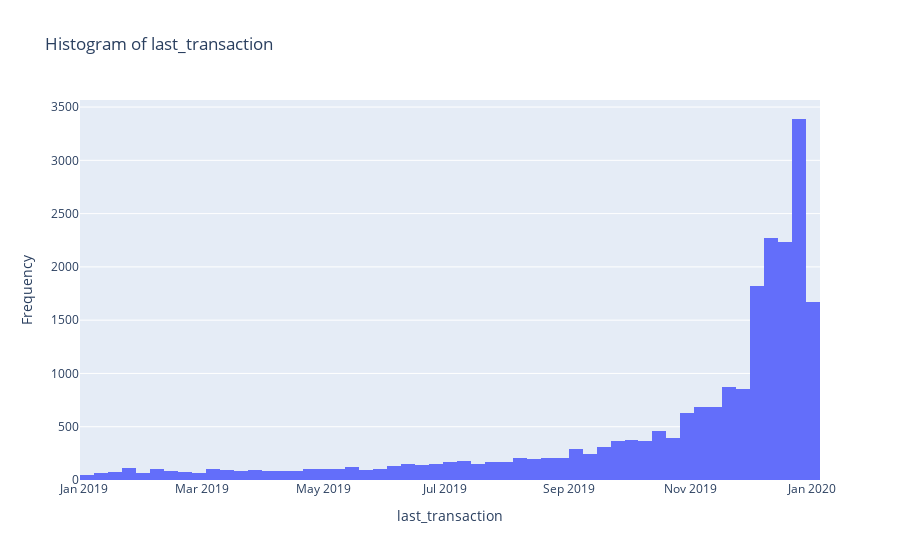

The cell this chart's notebook holds for it:
### Markdown cell above
### Categorical

### Code cell
import plotly.express as px

path = "/Users/irene/CloudStation/Portfolio/Bank Customer Churn Data Analysis/cleaned_data.csv"
df1 = pd.read_csv(path)
column='last_transaction'
fig = px.histogram(df1, x=column, nbins=100, title=f'Histogram of {column}',
                   labels={'count': 'Frequency', column: column})
fig.update_layout(xaxis_title=column, yaxis_title='Frequency', showlegend=False)
fig.show()

### Figure 1 — Plotly figure (JSON) as saved in the notebook; plotly's stock layout.template omitted (floating-point values rounded to 4 significant figures; data arrays with more than 128 entries replaced by an {"elided": "..."} marker saying what was removed)
{"data": [{"alignmentgroup": "True", "bingroup": "x", "hovertemplate": "last_transaction=%{x}<br>count=%{y}<extra></extra>", "legendgroup": "", "marker": {"color": "#636efa", "pattern": {"shape": ""}}, "name": "", "nbinsx": 100, "offsetgroup": "", "orientation": "v", "showlegend": false, "type": "histogram", "x": {"elided": "22067 str values"}, "xaxis": "x", "yaxis": "y"}], "layout": {"barmode": "relative", "legend": {"tracegroupgap": 0}, "showlegend": false, "title": {"text": "Histogram of last_transaction"}, "xaxis": {"anchor": "y", "domain": [0, 1], "title": {"text": "last_transaction"}}, "yaxis": {"anchor": "x", "domain": [0, 1], "title": {"text": "Frequency"}}}}
